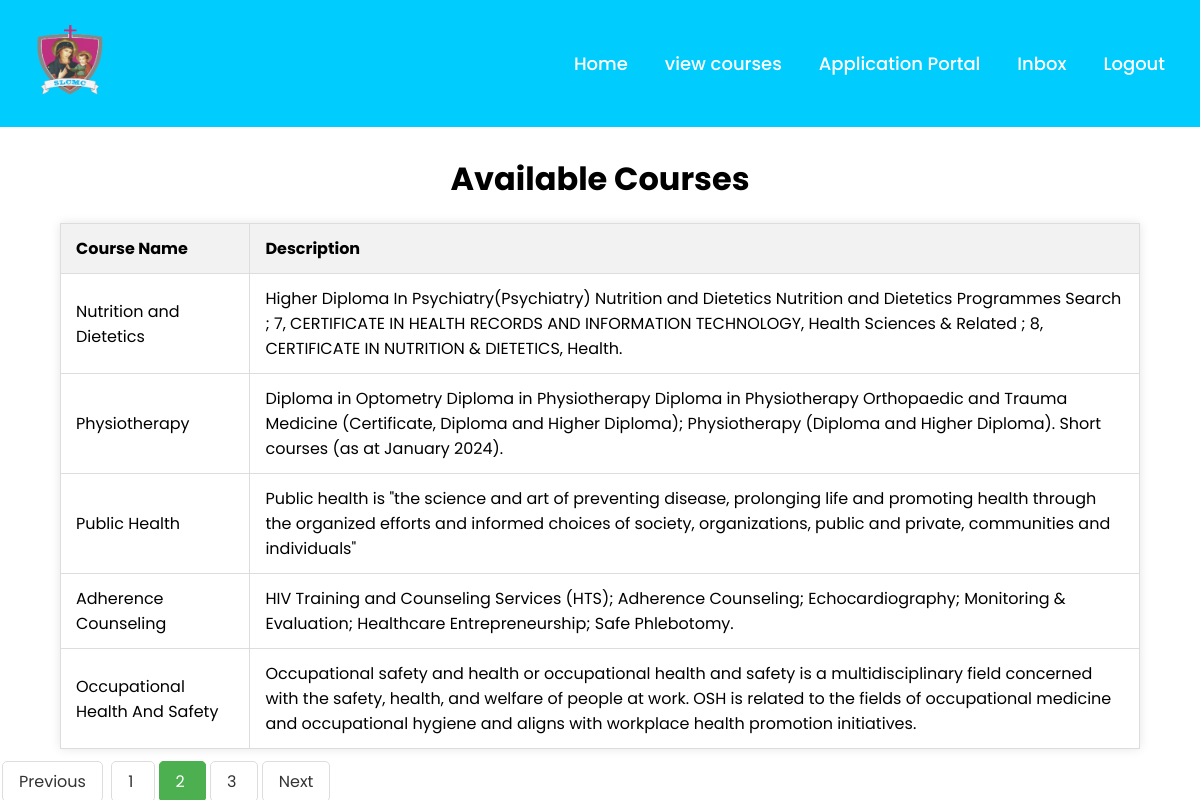
The page /view-courses.php?page=2 on the database its author committed.
### tables this page shows
CREATE TABLE `courses` (
  `id` int(11) NOT NULL,
  `course_name` varchar(100) NOT NULL,
  `description` text NOT NULL
);

### view-courses.php (the view, shortened to what this page needs)
<?php
include 'db.php';
?>
<!DOCTYPE html>
<html lang="en" dir="ltr">
  <head>
   </head>
<body>
  <nav>
    <div class="menu">
      <div class="logo">
      <img src="img/logo1.png" width=100 height=100>
      </div>
      <ul>
        <li><a href="home.php">Home</a></li>
        <li><a href="view-courses.php">view courses</a></li>
        <li><a href="courses.php">Application Portal</a></li>
        <li><a href="inbox.php">Inbox</a></li>
        <li><a href="index.php?logout='1'">Logout</a></li>
      </ul>
    </div>
  </nav>
   <p>
    <br>
    <br>
    <br>
    <br>
  </p>
   <h2>Courses available</h2>
<h1 align=center>Available Courses</h1>
<table border="1">
    <tr>
        <th>Course Name</th>
        <th>Description</th>
    </tr>
    <?php
$records_per_page = 5;
if (isset($_GET['page']) && is_numeric($_GET['page'])) {
    $page = $_GET['page'];
} else {
    $page = 1;
}
$offset = ($page - 1) * $records_per_page;
$total_sql = "SELECT COUNT(*) FROM courses";
$total_result = $conn->query($total_sql);
$total_rows = $total_result->fetch_row()[0];
$sql = "SELECT course_name, description FROM courses LIMIT $offset, $records_per_page";
$result = $conn->query($sql);
if ($result->num_rows > 0) {
    while ($row = $result->fetch_assoc()) {
        echo "<tr>";
        echo "<td>" . $row["course_name"] . "</td>";
        echo "<td>" . $row["description"] . "</td>";
        echo "</tr>";
    }
} else {
    echo "<tr><td colspan='2'>No courses available</td></tr>";
}
?>
</table>
    <?php
$total_pages = ceil($total_rows / $records_per_page);
    ?>
<div class="pagination">
    <?php if ($page > 1): ?>
        <a href="?page=<?php echo $page - 1; ?>">Previous</a>
    <?php endif; ?>
    <?php for ($i = 1; $i <= $total_pages; $i++): ?>
        <a href="?page=<?php echo $i; ?>" <?php if ($i == $page) echo 'class="active"'; ?>>
            <?php echo $i; ?>
        </a>
    <?php endfor; ?>
    <?php if ($page < $total_pages): ?>
        <a href="?page=<?php echo $page + 1; ?>">Next</a>
    <?php endif; ?>
  </div>
</body>
</html>

### view-courses.php (style rules this page uses)
* { margin: 0; padding: 0; box-sizing: border-box; font-family: 'Poppins',sans-serif; }
body { height: 100vh; width: 100%; background: #ffffff; }
nav { top: 0; left: 0; position: fixed; background: #00cdfe; width: 100%; padding: 10px 0; z-index: 12; }
nav .menu { max-width: 1250px; margin: auto; display: flex; align-items: center; justify-content: space-between; padding: 0 20px; }
.menu ul { display: inline-flex; }
.menu ul li { list-style: none; margin-left: 7px; }
.menu ul li:first-child { margin-left: 0px; }
.menu ul li a { text-decoration: none; color: #fff; font-size: 18px; font-weight: 500; padding: 8px 15px; border-radius: 5px; transition: all 0.3s ease; }
h2 { text-align: center; margin-bottom: 20px; }
table { width: 90%; //max-width: 800px; margin: 20px auto; border-collapse: collapse; background-color: white; box-shadow: 0px 0px 10px rgba(0, 0, 0, 0.1); }
th, td { padding: 12px 15px; border: 1px solid #ddd; text-align: left; }
th { background-color: #f2f2f2; }
.pagination a { color: #333; padding: 8px 16px; text-decoration: none; border: 1px solid #ddd; margin: 0 2px; border-radius: 5px; font-size: 1em; }
.pagination a.active { background-color: #4CAF50; color: white; border: 1px solid #4CAF50; }

### rows shown on the page
courses: course_name "Nutrition and Dietetics", description "Higher Diploma In Psychiatry(Psychiatry) Nutrition and Dietetics Nutrition and Dietetics Programmes Search ; 7, CERTIFICATE IN HEALTH RECORDS AND INFORMATION TECHNOLOGY, Health Sciences & Related ; 8, CERTIFICATE IN NUTRITION & DIETETICS, Health."
courses: course_name "Physiotherapy", description "Diploma in Optometry Diploma in Physiotherapy Diploma in Physiotherapy Orthopaedic and Trauma Medicine (Certificate, Diploma and Higher Diploma); Physiotherapy (Diploma and Higher Diploma). Short courses (as at January 2024)."
courses: course_name "Public Health", description "Public health is \"the science and art of preventing disease, prolonging life and promoting health through the organized efforts and informed choices of society, organizations, public and private, communities and individuals\""
courses: course_name "Adherence Counseling", description "HIV Training and Counseling Services (HTS); Adherence Counseling; Echocardiography; Monitoring & Evaluation; Healthcare Entrepreneurship; Safe Phlebotomy."
courses: course_name "Occupational Health And Safety", description "Occupational safety and health or occupational health and safety is a multidisciplinary field concerned with the safety, health, and welfare of people at work. OSH is related to the fields of occupational medicine and occupational hygiene and aligns with workplace health promotion initiatives."
